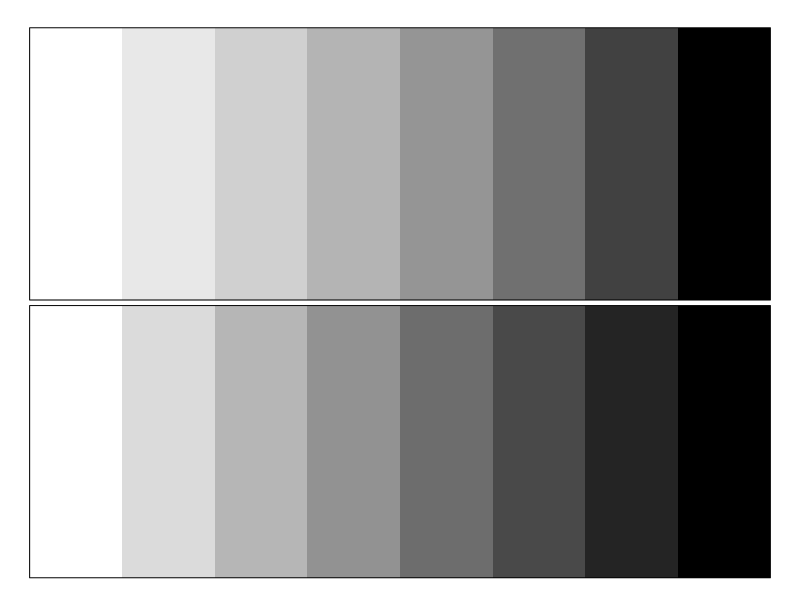

Write R code to recreate this figure.
# 
# Przyklady do rozdzialu o kolorach
#

setwd("/Users/pbiecek/camtasia/GitHub/Eseje/Kolory/")

#
# Przyklad: Pasma Macha
#

ncols <- 8

stt <- function(x) (x-min(x))/diff(range(x))

cols1 <- grey(stt(((ncols:1)/ncols)))
cols2 <- grey(stt(((ncols:1)/ncols)^0.35))

pdf("bands8.pdf",10,3)
par(mar=c(0,0,0,0))
plot(c(1,ncols+1)/ncols, c(0,2), type="n", bty="n", xaxt="n", yaxt="n", xlab="", ylab="")
for (i in 1:ncols) {
  rect(i/ncols, 0, (i+1)/ncols, 0.98, col=cols1[i], border=NA)
  rect(i/ncols, 1, (i+1)/ncols, 1.98, col=cols2[i], border=NA)
}
rect(1/ncols, 0, 1 + 1/ncols, 0.98, col=NA, border="black")
rect(1/ncols, 1, 1 + 1/ncols, 1.98, col=NA, border="black")
dev.off()


